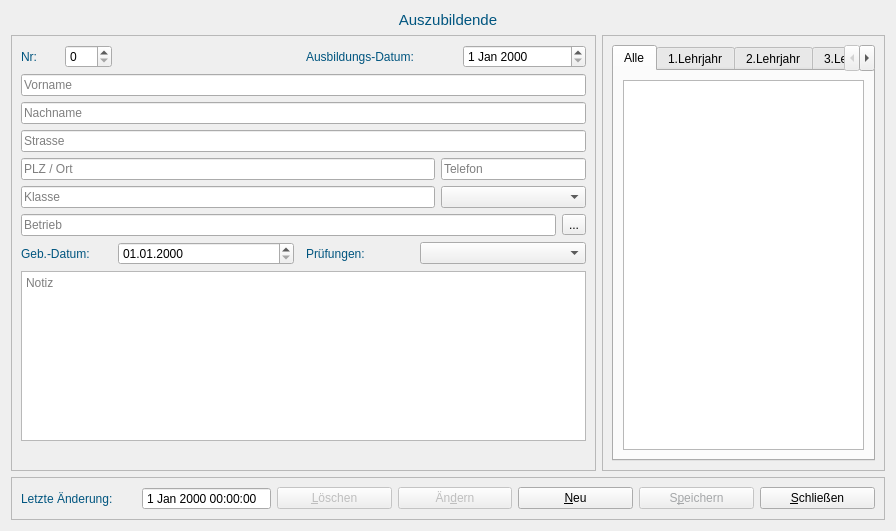
<?xml version="1.0" encoding="UTF-8"?>
<ui version="4.0">
 <class>FormLehrling</class>
 <widget class="QWidget" name="FormLehrling">
  <property name="geometry">
   <rect>
    <x>0</x>
    <y>0</y>
    <width>896</width>
    <height>531</height>
   </rect>
  </property>
  <property name="windowTitle">
   <string>Form</string>
  </property>
  <layout class="QGridLayout" name="gridLayout_9">
   <item row="0" column="0" colspan="2">
    <widget class="QLabel" name="label">
     <property name="palette">
      <palette>
       <active>
        <colorrole role="WindowText">
         <brush brushstyle="SolidPattern">
          <color alpha="255">
           <red>0</red>
           <green>85</green>
           <blue>127</blue>
          </color>
         </brush>
        </colorrole>
       </active>
       <inactive>
        <colorrole role="WindowText">
         <brush brushstyle="SolidPattern">
          <color alpha="255">
           <red>0</red>
           <green>85</green>
           <blue>127</blue>
          </color>
         </brush>
        </colorrole>
       </inactive>
       <disabled>
        <colorrole role="WindowText">
         <brush brushstyle="SolidPattern">
          <color alpha="255">
           <red>165</red>
           <green>167</green>
           <blue>169</blue>
          </color>
         </brush>
        </colorrole>
       </disabled>
      </palette>
     </property>
     <property name="font">
      <font>
       <pointsize>11</pointsize>
      </font>
     </property>
     <property name="text">
      <string>Auszubildende</string>
     </property>
     <property name="alignment">
      <set>Qt::AlignCenter</set>
     </property>
    </widget>
   </item>
   <item row="1" column="0">
    <widget class="QFrame" name="frame">
     <property name="frameShape">
      <enum>QFrame::StyledPanel</enum>
     </property>
     <property name="frameShadow">
      <enum>QFrame::Raised</enum>
     </property>
     <layout class="QGridLayout" name="gridLayout_8">
      <item row="9" column="3">
       <spacer name="horizontalSpacer_8">
        <property name="orientation">
         <enum>Qt::Horizontal</enum>
        </property>
        <property name="sizeHint" stdset="0">
         <size>
          <width>40</width>
          <height>20</height>
         </size>
        </property>
       </spacer>
      </item>
      <item row="9" column="4">
       <spacer name="horizontalSpacer_2">
        <property name="orientation">
         <enum>Qt::Horizontal</enum>
        </property>
        <property name="sizeHint" stdset="0">
         <size>
          <width>101</width>
          <height>20</height>
         </size>
        </property>
       </spacer>
      </item>
      <item row="9" column="6">
       <spacer name="horizontalSpacer_3">
        <property name="orientation">
         <enum>Qt::Horizontal</enum>
        </property>
        <property name="sizeHint" stdset="0">
         <size>
          <width>110</width>
          <height>20</height>
         </size>
        </property>
       </spacer>
      </item>
      <item row="6" column="11">
       <widget class="QToolButton" name="betriebButton">
        <property name="text">
         <string>...</string>
        </property>
       </widget>
      </item>
      <item row="9" column="1" colspan="2">
       <spacer name="horizontalSpacer">
        <property name="orientation">
         <enum>Qt::Horizontal</enum>
        </property>
        <property name="sizeHint" stdset="0">
         <size>
          <width>81</width>
          <height>20</height>
         </size>
        </property>
       </spacer>
      </item>
      <item row="5" column="8" colspan="4">
       <widget class="QComboBox" name="klasseBox"/>
      </item>
      <item row="4" column="8" colspan="4">
       <widget class="QLineEdit" name="telefonEdit">
        <property name="placeholderText">
         <string>Telefon</string>
        </property>
       </widget>
      </item>
      <item row="0" column="9" colspan="3">
       <widget class="QDateEdit" name="ausbildungsDateEdit"/>
      </item>
      <item row="0" column="6" colspan="3">
       <widget class="QLabel" name="label_4">
        <property name="palette">
         <palette>
          <active>
           <colorrole role="WindowText">
            <brush brushstyle="SolidPattern">
             <color alpha="255">
              <red>0</red>
              <green>85</green>
              <blue>127</blue>
             </color>
            </brush>
           </colorrole>
          </active>
          <inactive>
           <colorrole role="WindowText">
            <brush brushstyle="SolidPattern">
             <color alpha="255">
              <red>0</red>
              <green>85</green>
              <blue>127</blue>
             </color>
            </brush>
           </colorrole>
          </inactive>
          <disabled>
           <colorrole role="WindowText">
            <brush brushstyle="SolidPattern">
             <color alpha="255">
              <red>165</red>
              <green>167</green>
              <blue>169</blue>
             </color>
            </brush>
           </colorrole>
          </disabled>
         </palette>
        </property>
        <property name="text">
         <string>Ausbildungs-Datum:</string>
        </property>
       </widget>
      </item>
      <item row="9" column="10" colspan="2">
       <spacer name="horizontalSpacer_6">
        <property name="orientation">
         <enum>Qt::Horizontal</enum>
        </property>
        <property name="sizeHint" stdset="0">
         <size>
          <width>40</width>
          <height>20</height>
         </size>
        </property>
       </spacer>
      </item>
      <item row="9" column="7" colspan="2">
       <spacer name="horizontalSpacer_4">
        <property name="orientation">
         <enum>Qt::Horizontal</enum>
        </property>
        <property name="sizeHint" stdset="0">
         <size>
          <width>40</width>
          <height>20</height>
         </size>
        </property>
       </spacer>
      </item>
      <item row="9" column="9">
       <spacer name="horizontalSpacer_5">
        <property name="orientation">
         <enum>Qt::Horizontal</enum>
        </property>
        <property name="sizeHint" stdset="0">
         <size>
          <width>81</width>
          <height>20</height>
         </size>
        </property>
       </spacer>
      </item>
      <item row="7" column="6">
       <widget class="QLabel" name="label_6">
        <property name="palette">
         <palette>
          <active>
           <colorrole role="WindowText">
            <brush brushstyle="SolidPattern">
             <color alpha="255">
              <red>0</red>
              <green>85</green>
              <blue>127</blue>
             </color>
            </brush>
           </colorrole>
          </active>
          <inactive>
           <colorrole role="WindowText">
            <brush brushstyle="SolidPattern">
             <color alpha="255">
              <red>0</red>
              <green>85</green>
              <blue>127</blue>
             </color>
            </brush>
           </colorrole>
          </inactive>
          <disabled>
           <colorrole role="WindowText">
            <brush brushstyle="SolidPattern">
             <color alpha="255">
              <red>165</red>
              <green>167</green>
              <blue>169</blue>
             </color>
            </brush>
           </colorrole>
          </disabled>
         </palette>
        </property>
        <property name="text">
         <string>Prüfungen:</string>
        </property>
       </widget>
      </item>
      <item row="7" column="7" colspan="5">
       <widget class="QComboBox" name="exameBox"/>
      </item>
      <item row="9" column="0">
       <spacer name="horizontalSpacer_9">
        <property name="orientation">
         <enum>Qt::Horizontal</enum>
        </property>
        <property name="sizeHint" stdset="0">
         <size>
          <width>40</width>
          <height>20</height>
         </size>
        </property>
       </spacer>
      </item>
      <item row="0" column="0">
       <widget class="QLabel" name="label_3">
        <property name="palette">
         <palette>
          <active>
           <colorrole role="WindowText">
            <brush brushstyle="SolidPattern">
             <color alpha="255">
              <red>0</red>
              <green>85</green>
              <blue>127</blue>
             </color>
            </brush>
           </colorrole>
          </active>
          <inactive>
           <colorrole role="WindowText">
            <brush brushstyle="SolidPattern">
             <color alpha="255">
              <red>0</red>
              <green>85</green>
              <blue>127</blue>
             </color>
            </brush>
           </colorrole>
          </inactive>
          <disabled>
           <colorrole role="WindowText">
            <brush brushstyle="SolidPattern">
             <color alpha="255">
              <red>165</red>
              <green>167</green>
              <blue>169</blue>
             </color>
            </brush>
           </colorrole>
          </disabled>
         </palette>
        </property>
        <property name="text">
         <string>Nr:</string>
        </property>
       </widget>
      </item>
      <item row="1" column="0" colspan="12">
       <widget class="QLineEdit" name="vornameEdit">
        <property name="placeholderText">
         <string>Vorname</string>
        </property>
       </widget>
      </item>
      <item row="2" column="0" colspan="12">
       <widget class="QLineEdit" name="nachnameEdit">
        <property name="placeholderText">
         <string>Nachname</string>
        </property>
       </widget>
      </item>
      <item row="3" column="0" colspan="12">
       <widget class="QLineEdit" name="strasseEdit">
        <property name="text">
         <string/>
        </property>
        <property name="placeholderText">
         <string>Strasse</string>
        </property>
       </widget>
      </item>
      <item row="4" column="0" colspan="8">
       <widget class="QLineEdit" name="ortEdit">
        <property name="placeholderText">
         <string>PLZ / Ort</string>
        </property>
       </widget>
      </item>
      <item row="5" column="0" colspan="8">
       <widget class="QLineEdit" name="klasseEdit">
        <property name="readOnly">
         <bool>true</bool>
        </property>
        <property name="placeholderText">
         <string>Klasse</string>
        </property>
       </widget>
      </item>
      <item row="6" column="0" colspan="11">
       <widget class="QLineEdit" name="betriebEdit">
        <property name="readOnly">
         <bool>true</bool>
        </property>
        <property name="placeholderText">
         <string>Betrieb</string>
        </property>
       </widget>
      </item>
      <item row="7" column="0" colspan="2">
       <widget class="QLabel" name="label_5">
        <property name="palette">
         <palette>
          <active>
           <colorrole role="WindowText">
            <brush brushstyle="SolidPattern">
             <color alpha="255">
              <red>0</red>
              <green>85</green>
              <blue>127</blue>
             </color>
            </brush>
           </colorrole>
          </active>
          <inactive>
           <colorrole role="WindowText">
            <brush brushstyle="SolidPattern">
             <color alpha="255">
              <red>0</red>
              <green>85</green>
              <blue>127</blue>
             </color>
            </brush>
           </colorrole>
          </inactive>
          <disabled>
           <colorrole role="WindowText">
            <brush brushstyle="SolidPattern">
             <color alpha="255">
              <red>165</red>
              <green>167</green>
              <blue>169</blue>
             </color>
            </brush>
           </colorrole>
          </disabled>
         </palette>
        </property>
        <property name="text">
         <string>Geb.-Datum:</string>
        </property>
       </widget>
      </item>
      <item row="0" column="1">
       <widget class="QSpinBox" name="nrBox">
        <property name="maximum">
         <number>999</number>
        </property>
       </widget>
      </item>
      <item row="8" column="0" colspan="12">
       <widget class="QTextEdit" name="notizEdit">
        <property name="placeholderText">
         <string>Notiz</string>
        </property>
       </widget>
      </item>
      <item row="7" column="2" colspan="3">
       <widget class="QDateEdit" name="gebDateEdit">
        <property name="displayFormat">
         <string>dd.MM.yyyy</string>
        </property>
       </widget>
      </item>
      <item row="0" column="2" colspan="4">
       <spacer name="horizontalSpacer_7">
        <property name="orientation">
         <enum>Qt::Horizontal</enum>
        </property>
        <property name="sizeHint" stdset="0">
         <size>
          <width>40</width>
          <height>20</height>
         </size>
        </property>
       </spacer>
      </item>
     </layout>
    </widget>
   </item>
   <item row="1" column="1">
    <widget class="QFrame" name="frame_2">
     <property name="frameShape">
      <enum>QFrame::StyledPanel</enum>
     </property>
     <property name="frameShadow">
      <enum>QFrame::Raised</enum>
     </property>
     <layout class="QGridLayout" name="gridLayout_7">
      <item row="0" column="0">
       <widget class="QTabWidget" name="tabWidget">
        <property name="currentIndex">
         <number>0</number>
        </property>
        <widget class="QWidget" name="tab">
         <attribute name="title">
          <string>Alle</string>
         </attribute>
         <layout class="QGridLayout" name="gridLayout">
          <item row="0" column="0">
           <widget class="QTableWidget" name="azubiTableWidget"/>
          </item>
         </layout>
        </widget>
        <widget class="QWidget" name="tab_2">
         <attribute name="title">
          <string>1.Lehrjahr</string>
         </attribute>
         <layout class="QGridLayout" name="gridLayout_2">
          <item row="0" column="0">
           <widget class="QTableWidget" name="lehrling1Table"/>
          </item>
         </layout>
        </widget>
        <widget class="QWidget" name="tab_3">
         <attribute name="title">
          <string>2.Lehrjahr</string>
         </attribute>
         <layout class="QGridLayout" name="gridLayout_3">
          <item row="0" column="0">
           <widget class="QTableWidget" name="lehrling2Table"/>
          </item>
         </layout>
        </widget>
        <widget class="QWidget" name="tab_4">
         <attribute name="title">
          <string>3.Lehrjahr</string>
         </attribute>
         <layout class="QGridLayout" name="gridLayout_4">
          <item row="0" column="0">
           <widget class="QTableWidget" name="lehrling3Table"/>
          </item>
         </layout>
        </widget>
        <widget class="QWidget" name="tab_5">
         <attribute name="title">
          <string>4.Lehrjahr</string>
         </attribute>
         <layout class="QGridLayout" name="gridLayout_5">
          <item row="0" column="0">
           <widget class="QTableWidget" name="lehrling4Table"/>
          </item>
         </layout>
        </widget>
        <widget class="QWidget" name="tab_6">
         <attribute name="title">
          <string>Nachholer</string>
         </attribute>
         <layout class="QGridLayout" name="gridLayout_6">
          <item row="0" column="0">
           <widget class="QTableWidget" name="nachholerTable"/>
          </item>
         </layout>
        </widget>
       </widget>
      </item>
     </layout>
    </widget>
   </item>
   <item row="2" column="0" colspan="2">
    <widget class="QFrame" name="frame_3">
     <property name="frameShape">
      <enum>QFrame::StyledPanel</enum>
     </property>
     <property name="frameShadow">
      <enum>QFrame::Raised</enum>
     </property>
     <layout class="QHBoxLayout" name="horizontalLayout">
      <item>
       <widget class="QLabel" name="label_2">
        <property name="palette">
         <palette>
          <active>
           <colorrole role="WindowText">
            <brush brushstyle="SolidPattern">
             <color alpha="255">
              <red>0</red>
              <green>85</green>
              <blue>127</blue>
             </color>
            </brush>
           </colorrole>
          </active>
          <inactive>
           <colorrole role="WindowText">
            <brush brushstyle="SolidPattern">
             <color alpha="255">
              <red>0</red>
              <green>85</green>
              <blue>127</blue>
             </color>
            </brush>
           </colorrole>
          </inactive>
          <disabled>
           <colorrole role="WindowText">
            <brush brushstyle="SolidPattern">
             <color alpha="255">
              <red>165</red>
              <green>167</green>
              <blue>169</blue>
             </color>
            </brush>
           </colorrole>
          </disabled>
         </palette>
        </property>
        <property name="text">
         <string>Letzte Änderung:</string>
        </property>
       </widget>
      </item>
      <item>
       <widget class="QDateTimeEdit" name="lastChangeEdit">
        <property name="readOnly">
         <bool>true</bool>
        </property>
        <property name="buttonSymbols">
         <enum>QAbstractSpinBox::NoButtons</enum>
        </property>
       </widget>
      </item>
      <item>
       <widget class="QPushButton" name="deleteButton">
        <property name="enabled">
         <bool>false</bool>
        </property>
        <property name="text">
         <string>&amp;Löschen</string>
        </property>
       </widget>
      </item>
      <item>
       <widget class="QPushButton" name="changeButton">
        <property name="enabled">
         <bool>false</bool>
        </property>
        <property name="text">
         <string>Än&amp;dern</string>
        </property>
       </widget>
      </item>
      <item>
       <widget class="QPushButton" name="createButton">
        <property name="text">
         <string>&amp;Neu</string>
        </property>
       </widget>
      </item>
      <item>
       <widget class="QPushButton" name="saveButton">
        <property name="enabled">
         <bool>false</bool>
        </property>
        <property name="palette">
         <palette>
          <active>
           <colorrole role="ButtonText">
            <brush brushstyle="SolidPattern">
             <color alpha="255">
              <red>170</red>
              <green>0</green>
              <blue>0</blue>
             </color>
            </brush>
           </colorrole>
          </active>
          <inactive>
           <colorrole role="ButtonText">
            <brush brushstyle="SolidPattern">
             <color alpha="255">
              <red>170</red>
              <green>0</green>
              <blue>0</blue>
             </color>
            </brush>
           </colorrole>
          </inactive>
          <disabled>
           <colorrole role="ButtonText">
            <brush brushstyle="SolidPattern">
             <color alpha="255">
              <red>165</red>
              <green>167</green>
              <blue>169</blue>
             </color>
            </brush>
           </colorrole>
          </disabled>
         </palette>
        </property>
        <property name="text">
         <string>S&amp;peichern</string>
        </property>
       </widget>
      </item>
      <item>
       <widget class="QPushButton" name="closeButton">
        <property name="text">
         <string>&amp;Schließen</string>
        </property>
       </widget>
      </item>
     </layout>
    </widget>
   </item>
  </layout>
 </widget>
 <tabstops>
  <tabstop>nrBox</tabstop>
  <tabstop>ausbildungsDateEdit</tabstop>
  <tabstop>vornameEdit</tabstop>
  <tabstop>nachnameEdit</tabstop>
  <tabstop>strasseEdit</tabstop>
  <tabstop>ortEdit</tabstop>
  <tabstop>telefonEdit</tabstop>
  <tabstop>klasseEdit</tabstop>
  <tabstop>klasseBox</tabstop>
  <tabstop>betriebEdit</tabstop>
  <tabstop>betriebButton</tabstop>
  <tabstop>gebDateEdit</tabstop>
  <tabstop>notizEdit</tabstop>
  <tabstop>saveButton</tabstop>
  <tabstop>tabWidget</tabstop>
  <tabstop>closeButton</tabstop>
  <tabstop>exameBox</tabstop>
  <tabstop>createButton</tabstop>
  <tabstop>changeButton</tabstop>
  <tabstop>deleteButton</tabstop>
  <tabstop>lastChangeEdit</tabstop>
  <tabstop>azubiTableWidget</tabstop>
  <tabstop>lehrling1Table</tabstop>
  <tabstop>lehrling2Table</tabstop>
  <tabstop>lehrling3Table</tabstop>
  <tabstop>lehrling4Table</tabstop>
  <tabstop>nachholerTable</tabstop>
 </tabstops>
 <resources/>
 <connections/>
</ui>
